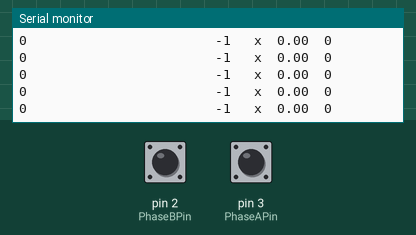
A sketch run on a simulated Arduino Uno, built with avr-gcc and run on an emulated ATmega328P. Parts: the last lines printed to the serial monitor. Inputs (shaded band) come from the test bench; at power-on: pin 2 (PhaseBPin) HIGH, pin 3 (PhaseAPin) HIGH.

Above: at 1.2 s.
1.3 s: pin 2 (PhaseBPin) pulled LOW for 0.15 s
At 1.47 s:
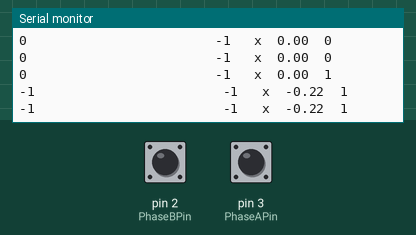
4.4 s: pin 3 (PhaseAPin) pulled LOW for 0.15 s
At 4.56 s:
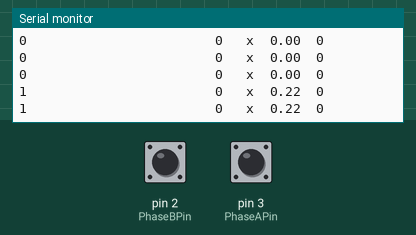
7.5 s: pin 2 (PhaseBPin) pulled LOW for 0.15 s
At 7.71 s:
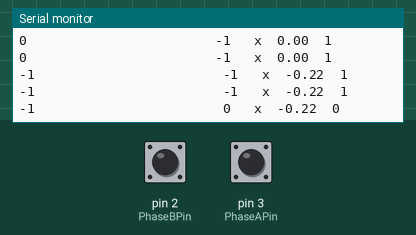
10.6 s: pin 2 (PhaseBPin) pulled LOW for 1 s
At 10.71 s:
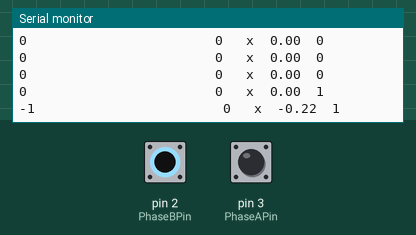
14.6 s: pin 2 (PhaseBPin) pulled LOW for 1 s
At 14.67 s:
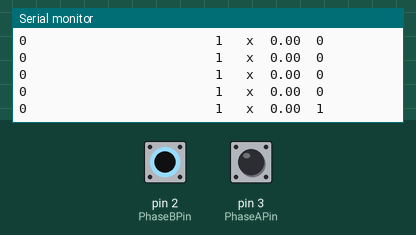
18.6 s: pin 2 (PhaseBPin) pulled LOW for 3.2 s
At 18.71 s:
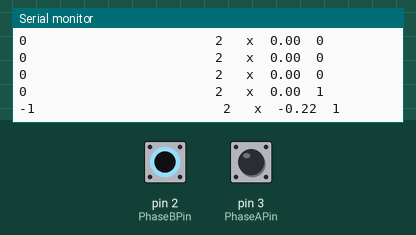
Timing chart, 0 to 21.6 s (numbered marks = the images above; inputs shaded):
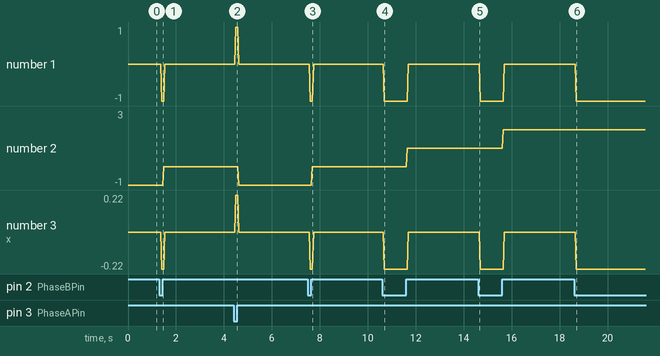

Measured:
- after the input at 1.3 s, the serial monitor: prints a new line after 0.06 s (image 1)
- after the input at 4.4 s, the serial monitor: prints a new line after 0.09 s (image 2)
- after the input at 7.5 s, the serial monitor: prints a new line after 0.10 s (image 3)
- after the input at 10.6 s, the serial monitor: prints a new line after 0.05 s (image 4)
- after the input at 14.6 s, the serial monitor: prints a new line after 0.05 s (image 5)
- after the input at 18.6 s, the serial monitor: prints a new line after 0.05 s (image 6)
- plotted number 2: 1 → 2 after the input at 14.6 s, 2 → 3 after the input at 18.6 s

The sketch:

DirAndRotation.ino
```cpp
// (licence header left out)
#define PhaseAPin 3
#define PhaseBPin 2
//Pulses per revolution:
#define Resolution 1600
//Degrees per pulse:
#define DegPerPul 0.225

void setup() {
  Serial.begin(9600);
  pinMode(PhaseAPin,INPUT_PULLUP);
  pinMode(PhaseBPin,INPUT_PULLUP);
  attachInterrupt(digitalPinToInterrupt(PhaseAPin),phaseA,CHANGE);
  attachInterrupt(digitalPinToInterrupt(PhaseBPin),phaseB,CHANGE);
}

//checks direction of motor:
volatile int dir;

//initialize number of revolutions:
volatile long rev = -1;

//for rotaion in degrees:
float degree;

//MaxCount: counter that resets after 1600 counts(360 degrees):
uint16_t long nonVolatileCount,MaxCount;

//updates in the ISR:
volatile long long count;

void loop() {
  nonVolatileCount = count;
  Serial.print(nonVolatileCount);
  Serial.print("                        ");
  MaxCount = nonVolatileCount%Resolution;
  degree  = (MaxCount*DegPerPul);
  Serial.print(rev);
  Serial.print("   x  ");
  Serial.print(degree);
  Serial.print("\t");
  Serial.println(dir);
}

void phaseA(){
  if((digitalRead(PhaseBPin)==LOW && digitalRead(PhaseAPin)==HIGH)||(digitalRead(PhaseBPin)==HIGH&&digitalRead(PhaseAPin)==LOW))
  {
    dir = 0;
  }
  else if((digitalRead(PhaseBPin)==HIGH && digitalRead(PhaseAPin)==HIGH)||(digitalRead(PhaseBPin)==LOW && digitalRead(PhaseAPin)==LOW)){
    dir = 1;
  }

  if(dir==0){
    count++;
    if(count%Resolution==0){
      rev++;
    }
  }
  else if(dir==1)
  {
    count--;
    if(count%Resolution==0){
      rev--;
    }
  }
}

void phaseB(){
  if((digitalRead(PhaseBPin)==HIGH && digitalRead(PhaseAPin)==LOW)||(digitalRead(PhaseBPin)==LOW && digitalRead(PhaseAPin)==HIGH))
  {
    dir = 1;
  }
  else if((digitalRead(PhaseBPin)==HIGH && digitalRead(PhaseAPin)==HIGH)||(digitalRead(PhaseBPin)==LOW && digitalRead(PhaseAPin)==LOW)){
    dir = 0;
  }

  if(dir == 0){
    count++;
    if(count%Resolution==0){
      rev++;
    }
  }
  else if(dir == 1)
  {
    count--;
    if(count%Resolution==0){
      rev--;
    }
  }
}
```
